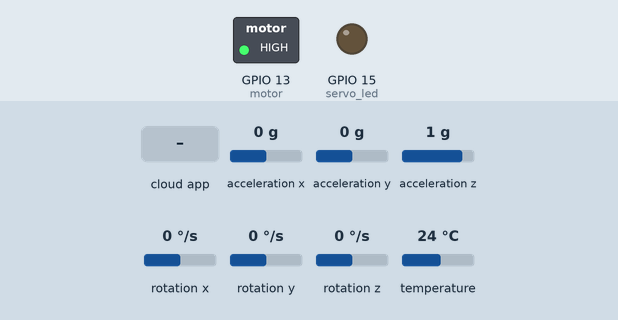
A sketch run on a simulated ESP8266 (NodeMCU). Shown: switched loads named in the sketch (green lamp = pin HIGH), output pins drawn as LEDs (lit = HIGH). The test bench sets the inputs (shaded band); at power-on: acceleration x 0 g, acceleration y 0 g, acceleration z 1 g, rotation x 0 °/s, rotation y 0 °/s, rotation z 0 °/s, temperature 24 °C. WiFi joins after 1.5 s; servers stay silent unless stated; the Firebase database answers and starts empty; what the sketch prints to the serial monitor is not drawn.

Above: at 2.7 s.
2.8 s: acceleration x set to -0.7 g
4.3 s: acceleration x set to -1 g
At 5.8 s:
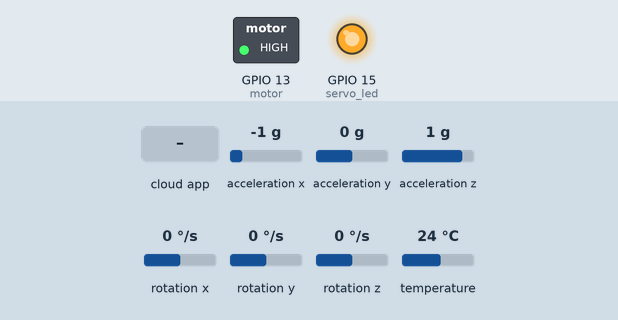
6.1 s: the phone or cloud app sets ear to 25
At 7.6 s:
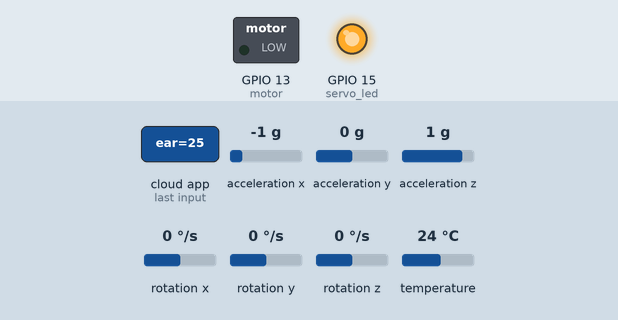
7.9 s: the phone or cloud app sets ear to 0
At 8.6 s:
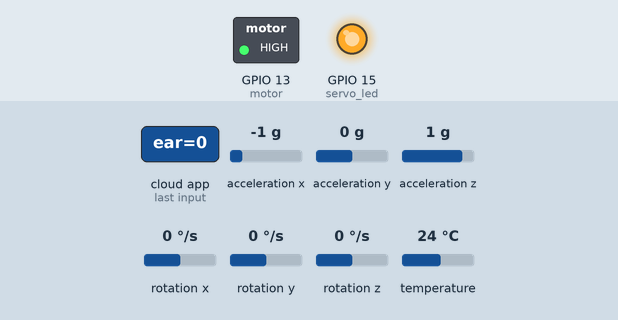
9.8 s: the phone or cloud app sets ear to 50
At 10.6 s:
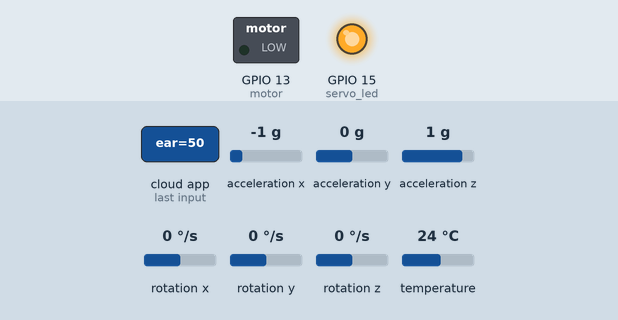
Timing chart, 0 to 12.6 s (numbered marks = the images above; inputs shaded):
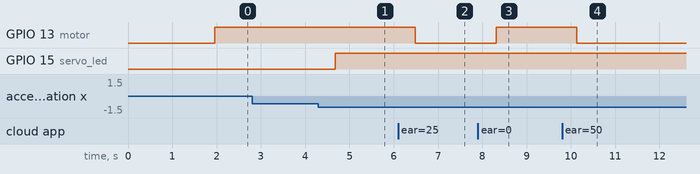

The sketch:

final_prg.ino
```cpp
#include <Arduino.h>
#if defined(ESP32)
  #include <WiFi.h>
#elif defined(ESP8266)
  #include <ESP8266WiFi.h>
#endif
#include <Firebase_ESP_Client.h>

// Provide the token generation process info.
#include "addons/TokenHelper.h"
// Provide the RTDB payload printing info and other helper functions.
#include "addons/RTDBHelper.h"


#include <Wire.h>
#include <Adafruit_MPU6050.h>
#include <Adafruit_Sensor.h>

Adafruit_MPU6050 mpu;

// Insert your network credentials
#define WIFI_SSID "WIFI_SSID"
#define WIFI_PASSWORD "WIFI_PASSWORD"

// Insert Firebase project API Key
#define API_KEY "AIzaSyA9l-tZNm2kMVIXrroVUw4GoasQfLEHvhg"

// Insert RTDB URL
#define DATABASE_URL "https://anbsfgjf-default-rtdb.firebaseio.com/"

// Define Firebase Data object
FirebaseData fbdo;

FirebaseAuth auth;
FirebaseConfig config;

unsigned long sendDataPrevMillis = 0;
int count = 0;
bool signupOK = false;

int button = 12;
int motor = 13;
int servo_led = 15;

const float accelThreshold = 13;
const float gyroThreshold = 50;

float ear = 0.0;

void setup() {
  Serial.begin(115200);
  WiFi.begin(WIFI_SSID, WIFI_PASSWORD);
  Serial.print("Connecting to Wi-Fi");
  while (WiFi.status() != WL_CONNECTED) {
    Serial.print(".");
    delay(300);
  }
  Serial.println();
  Serial.print("Connected with IP: ");
  Serial.println(WiFi.localIP());
  Serial.println();

  /* Assign the api key (required) */
  config.api_key = API_KEY;

  /* Assign the RTDB URL (required) */
  config.database_url = DATABASE_URL;

  /* Sign up */
  if (Firebase.signUp(&config, &auth, "", "")) {
    Serial.println("ok");
    signupOK = true;
  } else {
    Serial.printf("%s\n", config.signer.signupError.message.c_str());
  }

  /* Assign the callback function for the long running token generation task */
  config.token_status_callback = tokenStatusCallback; // see addons/TokenHelper.h

  Firebase.begin(&config, &auth);
  Firebase.reconnectWiFi(true);

  pinMode(motor, OUTPUT);
  pinMode(servo_led, OUTPUT);
}

void loop() {
  if (Firebase.ready() && signupOK && (millis() - sendDataPrevMillis > 100 || sendDataPrevMillis == 0)) {
    sendDataPrevMillis = millis();

    sensors_event_t accel, gyro, temp;
    mpu.getEvent(&accel, &gyro, &temp);  // Get MPU6050 sensor data

    float accelMagnitude = sqrt(sq(accel.acceleration.x) + sq(accel.acceleration.y) + sq(accel.acceleration.z));
    float gyroMagnitude = sqrt(sq(gyro.gyro.x) + sq(gyro.gyro.y) + sq(gyro.gyro.z)) * 57.2958; // Convert to degrees/sec

    Serial.print("Accel: "); Serial.print(accelMagnitude); Serial.print(" g, ");
    Serial.print("Gyro: "); Serial.print(gyroMagnitude); Serial.println(" deg/sec");

    if (accelMagnitude > accelThreshold || gyroMagnitude > gyroThreshold) {
        Serial.println("⚠ Sudden Movement Detected! Activating Servo...");
        digitalWrite(servo_led, HIGH);
    }
    else{
      digitalWrite(servo_led, LOW);
    }

    if (Firebase.RTDB.setFloat(&fbdo, "sensor-values/acc", accelMagnitude) &&
        Firebase.RTDB.setFloat(&fbdo, "sensor-values/gyro", gyroMagnitude) &&
        Firebase.RTDB.getFloat(&fbdo, "rpi_sensors/ear", ear)) {
        Serial.println("Data uploaded successfully");
    } else {
      Serial.println("Failed to upload data");
      Serial.println("REASON: " + fbdo.errorReason());
    }

    if(ear <= 0.2){
      digitalWrite(motor, HIGH);
    }
    else{
      digitalWrite(motor, LOW);
    }
  }
}
```

Measured:
- the behaviour switches between -0.8 and -0.9 g on acceleration x (found by bisection; images 0 and 1)
- after the input at 2.8 s, every drawn part: stays the same
- after the input at 4.3 s, GPIO 15 (servo_led): LOW → HIGH after 0.38 s
- after the input at 6.1 s, GPIO 13 (motor): HIGH → LOW after 0.39 s
- after the input at 7.9 s, GPIO 13 (motor): LOW → HIGH after 0.41 s
- after the input at 9.8 s, GPIO 13 (motor): HIGH → LOW after 0.33 s
